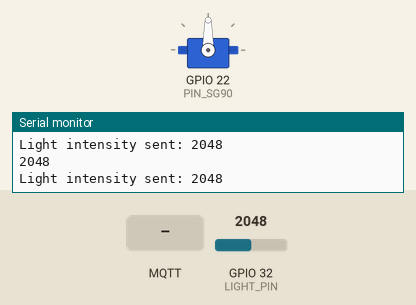
Bench run of a sketch on a simulated ESP32. Parts: servo, the last lines printed to the serial monitor. Inputs (shaded band) come from the test bench; at power-on: GPIO 32 (LIGHT_PIN) = 2048. WiFi joins after 1.5 s; servers stay silent unless stated; no MQTT or app messages arrive unless stated.

Above: at 2.7 s.
2.8 s: MQTT message "1" arrives on the first subscribed topic
At 3.8 s:
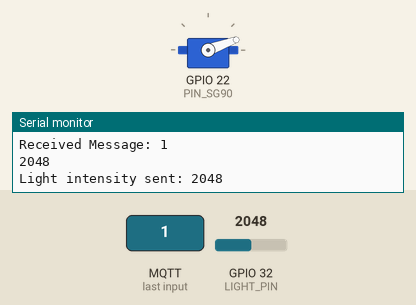
5.5 s: MQTT message "2" arrives on the first subscribed topic
At 5.81 s:
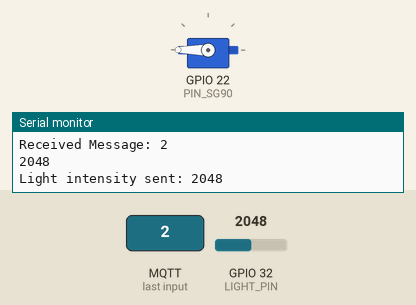
Timing chart, 0 to 8.5 s (numbered marks = the images above; inputs shaded):
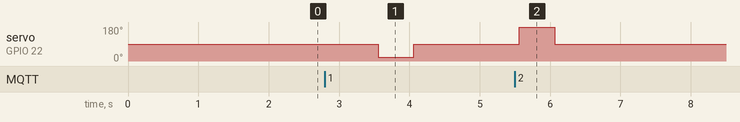

The sketch:

0007_Thomas_Jan_Joel_Servo_und_Licht_Sensor_Verbunden.ino
```cpp
#include <ESP32Servo.h>
#include <Arduino.h>
#include <WiFi.h>
#include <PubSubClient.h>
#define LIGHT_PIN 32
#define PIN_SG90 22

const char* device_id = "Jan/Thomas-Elevator";
const char* ssid = "GuestWLANPortal";
const char* mqtt_server = "10.10.2.127";
const char* topic1 = "zuerich/fahrstuhl/left/Light/in";
const char* topic2 = "zuerich/fahrstuhl/left/Servo/out";
int click = 0;

Servo sg90;
WiFiClient espClient;
PubSubClient client(espClient);

void setup() {
  Serial.begin(115200);
  setup_wifi();
  client.setServer(mqtt_server, 1883);
  client.setCallback(callback);
  pinMode(LIGHT_PIN, INPUT);

  sg90.setPeriodHertz(50);
  sg90.attach(PIN_SG90, 500, 2400);
}

void setup_wifi() {
  Serial.print("Connecting to ");
  Serial.print(ssid);
  WiFi.begin(ssid);
  while (WiFi.status() != WL_CONNECTED) {
    delay(500);
    Serial.print(".");
  }
  Serial.println("done!");
}

void callback(char* topic, byte* payload, unsigned int length) {
  char message[length + 1];
  for (int i = 0; i < length; i++) {
    message[i] = (char)payload[i];
  }
  message[length] = '\0';

  Serial.print("Received Topic: ");
  Serial.println(topic);
  Serial.print("Received Message: ");
  Serial.println(message);

  if (strcmp(message, "1") == 0) {
    click = 1;
  } else if (strcmp(message, "2") == 0) {
    click = 2;
  }
}

void reconnect() {
  Serial.print("Attempting MQTT connection...");
  while (!client.connected()) {
    if (client.connect(device_id)) {
      Serial.println("done!");
      client.subscribe(topic2);
    } else {
      delay(500);
      Serial.print(".");
    }
  }
}

void loop() {
  if (!client.connected()) {
    reconnect();
  }
  int light = analogRead(LIGHT_PIN);
  char tempBuffer1[10];
  Serial.println(light);

  sprintf(tempBuffer1, "%d", light);
  client.publish(topic1, tempBuffer1);

  Serial.print("Light intensity sent: ");
  Serial.println(light);

  sg90.attach(PIN_SG90, 500, 2400);
  if (click == 1) {
    sg90.write(20);
    delay(500);
    sg90.write(90);
    delay(500);
  }
  if (click == 2) {
    sg90.write(180);
    delay(500);
    sg90.write(90);
    delay(500);
  }
  sg90.detach();
  click = 0;
  delay(1000);
  client.loop();
}
```

Measured:
- after the input at 2.8 s, servo on GPIO 22 (PIN_SG90): 90° → 20° after 0.76 s, → 90° 0.50 s later
- after the input at 5.5 s, servo on GPIO 22 (PIN_SG90): 90° → 180° after 0.06 s, → 90° 0.50 s later
